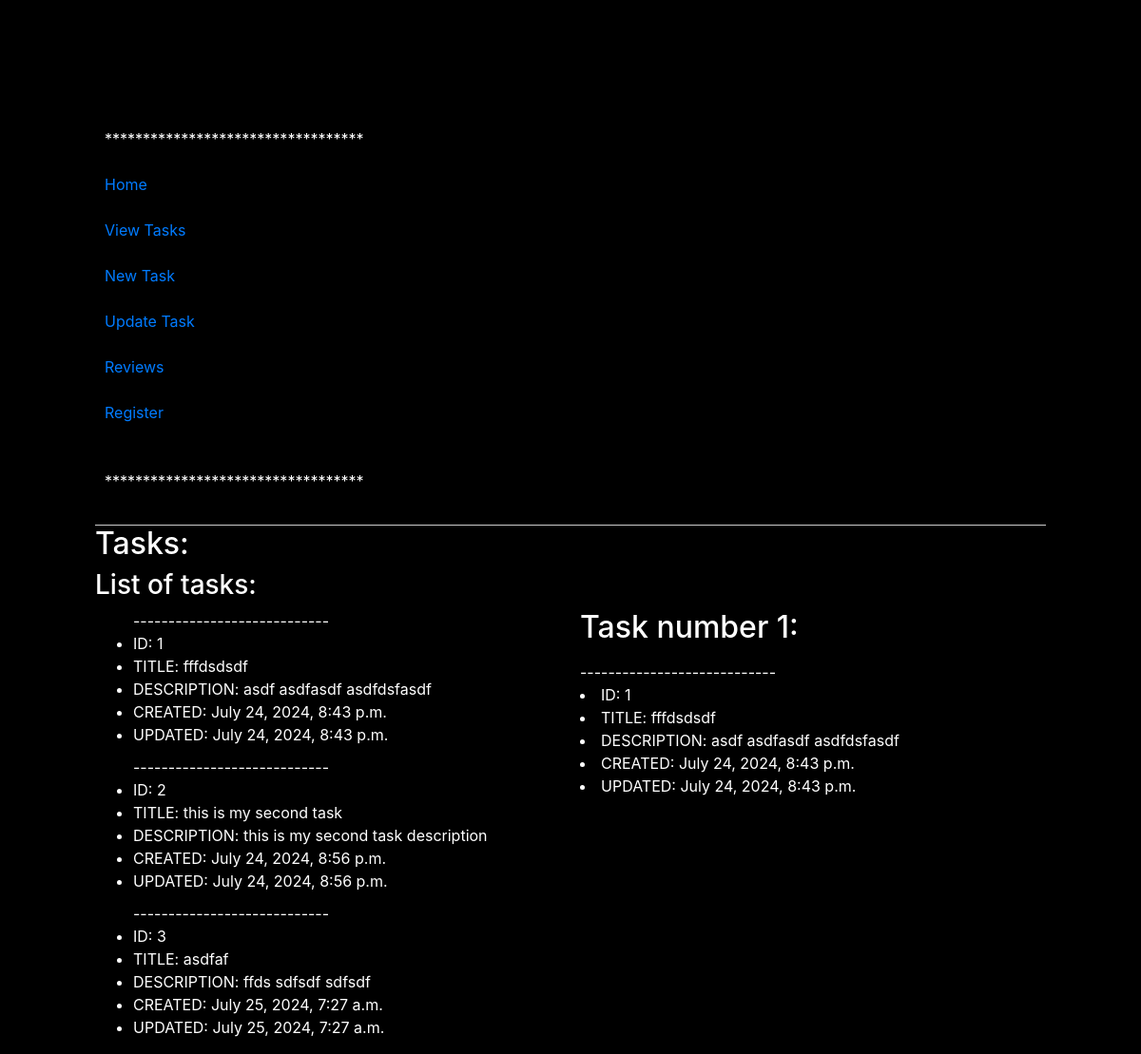
The page /task-view/ on the database as committed earlier.
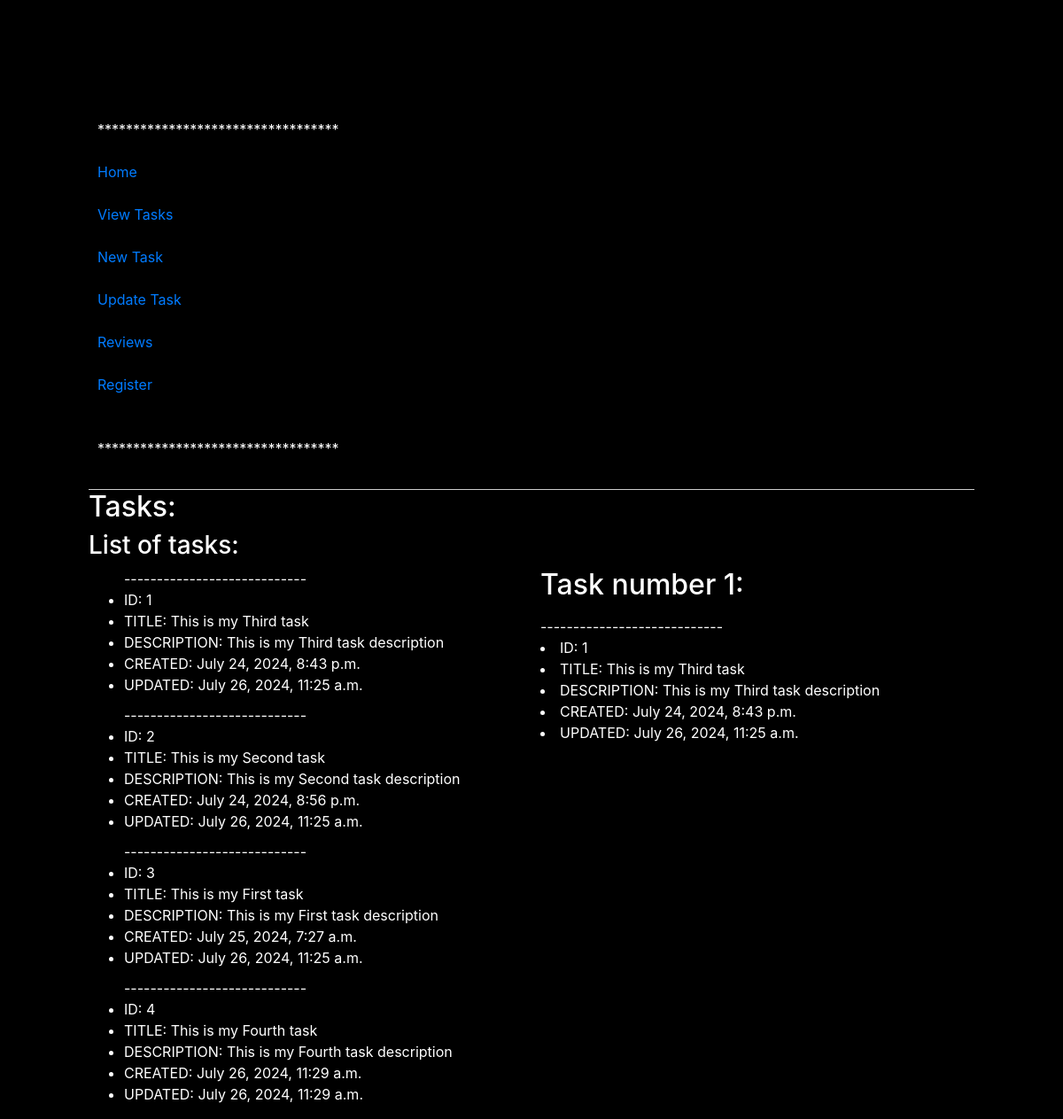
The same page on the database as committed later.
### app_01/models.py (models this page shows, shortened)
class Task(models.Model):
    title = models.CharField(max_length=50)
    description = models.TextField(max_length=1000, null=True, blank=True)
    created = models.DateTimeField(auto_now_add=True)
    updated = models.DateTimeField(auto_now=True)

### app_01/views.py (the view, shortened to what this page needs)
# urls.py: path('task-view/', views.task_view, name='task-view'),
def task_view(request):
    try:
        query_data_all = Task.objects.all()
    except ObjectDoesNotExist:
        return HttpResponse('No tasks found', status=404)
    if query_data_all.exists():
        context = {
            'tasks': query_data_all,
            "single_task_id": query_data_all[0].id,
            "single_task_title": query_data_all[0].title,
            "single_task_created": query_data_all[0].created,
            "single_task_updated": query_data_all[0].updated,
            "single_task_description": query_data_all[0].description,
        }
    return render(request, 'app_01/task-view.html', context)

### app_01/templates/app_01/task-view.html (shortened to what this page needs)
{% extends 'app_01/base.html' %}
{% load static %}
{% load bootstrap4 %}
{% block styles %}
{% bootstrap_css %}
<link rel="stylesheet" href="{% static 'styles.css' %}">
{% endblock %}
{% block header %}
<h2>Tasks:</h2>
<h3>List of tasks:</h3>
{% endblock %}
{% block content %}
<div class="task-container">
    <div>
        <ul>
            {% for task in tasks %}
                <div>----------------------------</div>
                <li>ID: {{ task.id }}</li>
                <li>TITLE: {{ task.title }}</li>
                <li>DESCRIPTION: {{ task.description }}</li>
                <li>CREATED: {{ task.created }}</li>
                <li style="margin-bottom: 10px;">UPDATED: {{ task.updated }}</li>
            {% endfor %}
        </ul>
    </div>
    <div>
        <h2>Task number {{ single_task_id }}:</h2>
        <p>
            {% if single_task_id %}
                <div>----------------------------</div>
                <li>ID: {{ single_task_id }}</li>
                <li>TITLE: {{ single_task_title }}</li>
                <li>DESCRIPTION: {{ single_task_description }}</li>
                <li>CREATED: {{ single_task_created }}</li>
                <li style="margin-bottom: 10px;">UPDATED: {{ single_task_updated }}</li>
            {% else %}
                <p>No tasks found.</p>
            {% endif %}
        </p>
    </div>
</div>
{% endblock %}

Rows that differ between the two databases and show on the page:
changed Task id 1: title "fffdsdsdf" → "This is my Third task"; description "asdf asdfasdf asdfdsfasdf" → "This is my Third task description"; updated "July 24, 2024, 8:43 p.m." → "July 26, 2024, 11:25 a.m."
changed Task id 2: title "this is my second task" → "This is my Second task"; description "this is my second task description" → "This is my Second task description"; updated "July 24, 2024, 8:56 p.m." → "July 26, 2024, 11:25 a.m."
changed Task id 3: title "asdfaf" → "This is my First task"; description "ffds sdfsdf sdfsdf" → "This is my First task description"; updated "July 25, 2024, 7:27 a.m." → "July 26, 2024, 11:25 a.m."
added Task: id "4", title "This is my Fourth task", description "This is my Fourth task description", created "July 26, 2024, 11:29 a.m.", updated "July 26, 2024, 11:29 a.m."
